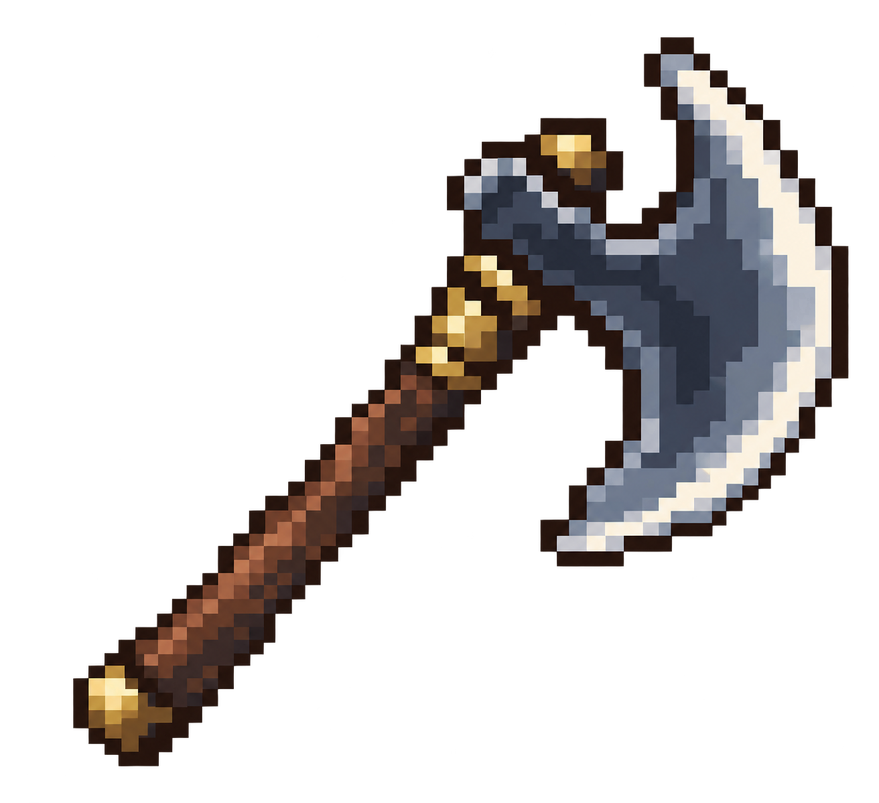
#> input picture artwork/extras/generated-axe.png, 879 x 803 px, shrunk from 1312 x 1199 before the run
$ python extract-context-art-study.py ../artwork/extras/generated-axe.png out.png
#> lines starting #> are read from the running program, lines starting #| are printed output that depends on the picture
"""Extract last cell and key its neutral background; never paint sprite pixels."""
import argparse,json
from collections import deque
from pathlib import Path
from PIL import Image

p=argparse.ArgumentParser(description=__doc__)
p.add_argument('source',type=Path);p.add_argument('output',type=Path)
a=p.parse_args()
im=Image.open(a.source).convert('RGBA')
#> im is the input picture: PIL image 879x803 RGBA; mean R, G, B, A 24.7, 21.7, 20.8, 62.3
crop=(im.width*4//5,0,im.width,im.height)
#> crop = (703, 0, 879, 803)
im=im.crop(crop);px=im.load();key=px[0,0][:3]
#> after `im = im.crop(crop)`:
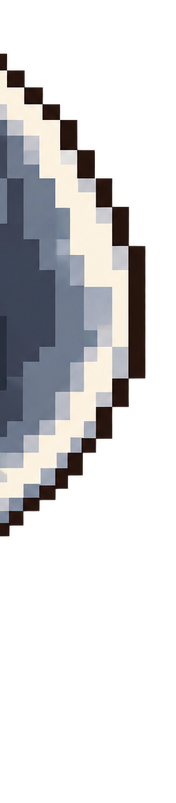
#> im: PIL image 176x803 RGBA; mean R, G, B, A 45.9, 45.5, 46.9, 85.3; transparent parts drawn white
#> after `key = px[0, 0][:3]`: key = (0, 0, 0)
todo=deque([(x,y) for x in range(im.width) for y in (0,im.height-1)]+[(x,y) for y in range(im.height) for x in (0,im.width-1)])
seen=set();removed=0
while todo:
    x,y=todo.popleft()
    if (x,y) in seen or not(0<=x<im.width and 0<=y<im.height):continue
    seen.add((x,y));c=px[x,y]
    if max(abs(c[i]-key[i]) for i in range(3))>20 or max(c[:3])-min(c[:3])>22:continue
    px[x,y]=(*c[:3],0);removed+=1
    todo.extend(((x-1,y),(x+1,y),(x,y-1),(x,y+1)))
#> after the loop, removed = 92912; seen = 94428 items
im.save(a.output)
a.output.with_suffix('.extraction.json').write_text(json.dumps(dict(source=str(a.source),crop=crop,key=key,tolerance=20,maxChroma=22,method='Border-connected color key; RGB unchanged; no painted pixels',removed=removed),indent=2)+'\n')

$ run again, on artwork/extras/generated-status.png
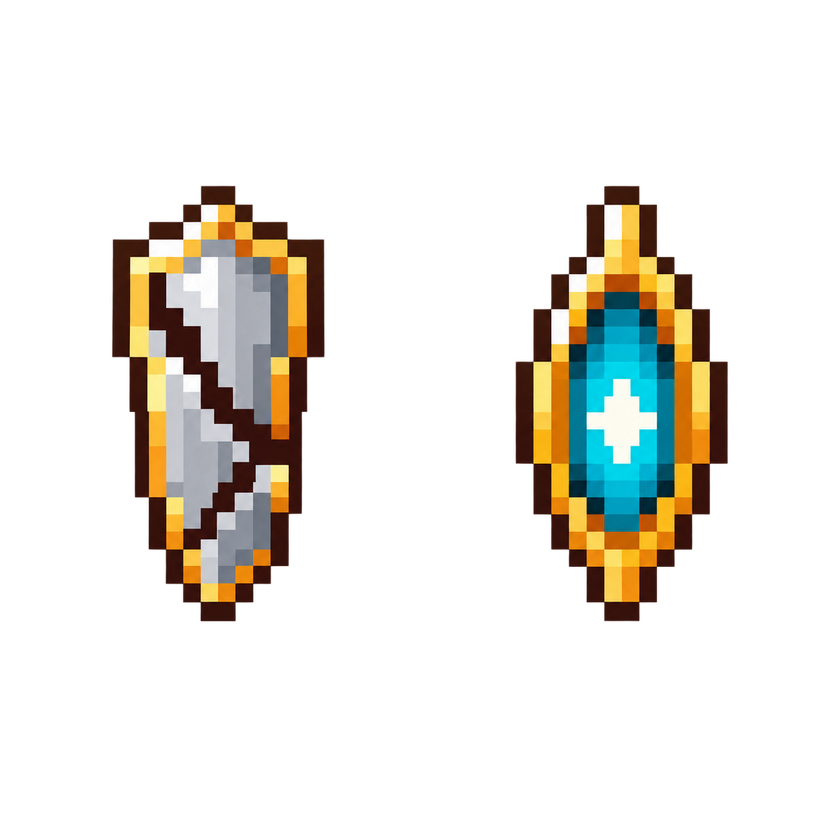
#> input picture artwork/extras/generated-status.png, 840 x 840 px, shrunk from 1254 x 1254 before the run
#> im is the input picture: PIL image 840x840 RGBA; mean R, G, B, A 24.5, 22.2, 16.3, 45.7
#> `im = im.crop(crop)`:
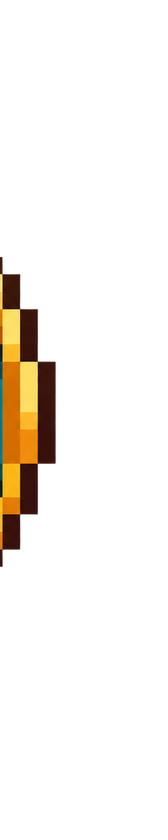
#> im: PIL image 168x840 RGBA; mean R, G, B, A 11.7, 7.5, 2.2, 19.9; transparent parts drawn white
#> key = (0, 0, 0)
#> after the loop `while todo:`: removed = 129524; seen = 130442 items
